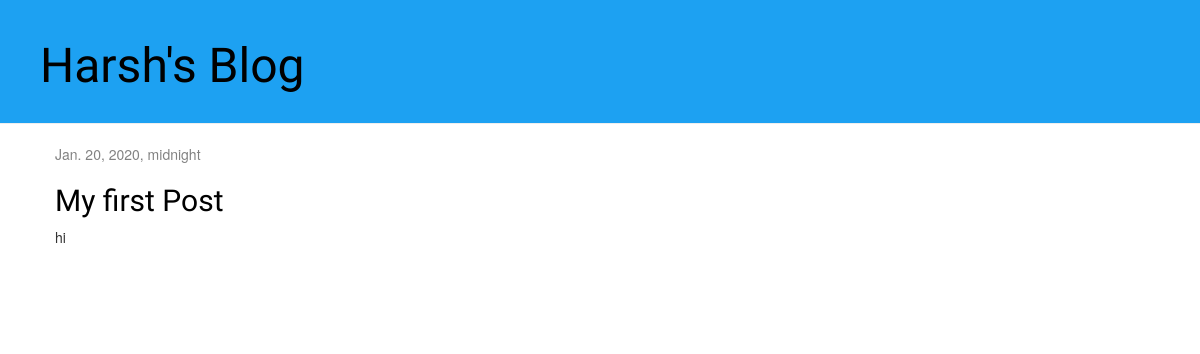
Before: / with the older database file.
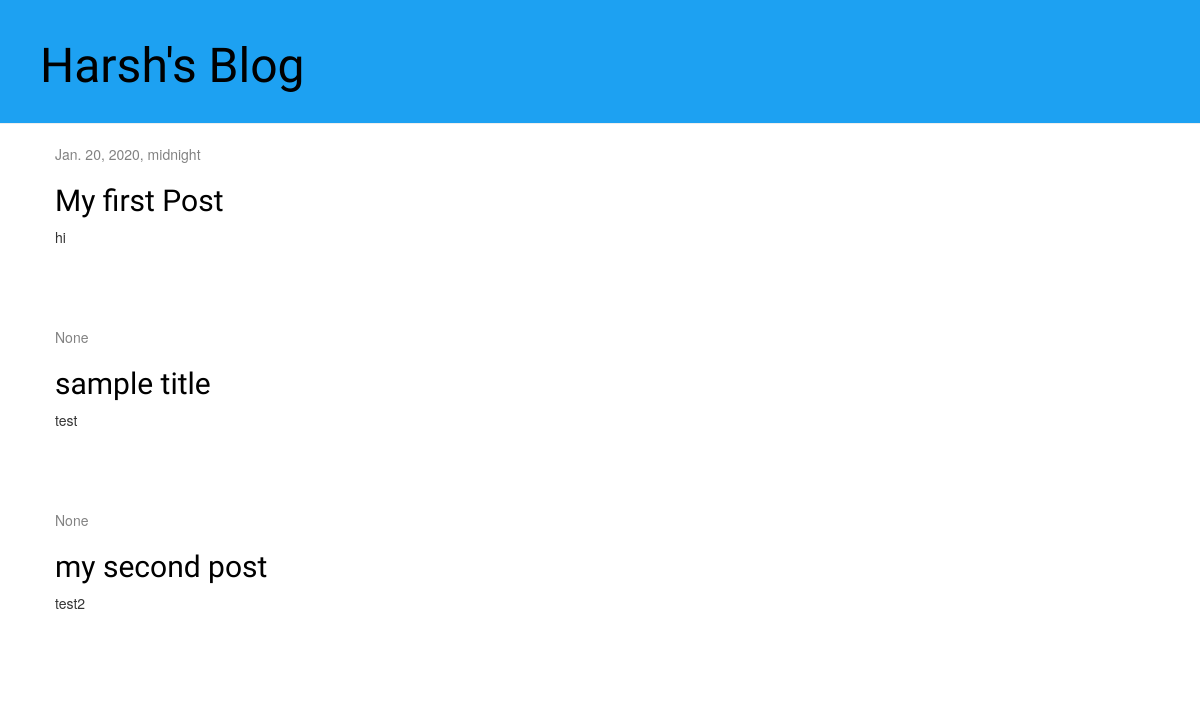
After: the same page with the newer database file.
### blog/models.py (models this page shows, shortened)
class Post(models.Model):
    author=models.ForeignKey(settings.AUTH_USER_MODEL, on_delete=models.CASCADE)
    title=models.CharField(max_length=200)
    text=models.TextField()
    created_date=models.DateTimeField(default=timezone.now)
    published_date=models.DateTimeField(blank=True, null=True)

### blog/views.py (the view)
# urls.py: path('',views.post_list,name='post_list'),
def post_list(request):
    posts=Post.objects.all()
    return render(request,'blog/post_list.html',{'posts':posts})

### blog/templates/blog/post_list.html
{% extends 'blog/base.html' %}
{% block content %}
	{% for post in posts %}
		 <div class="post">
            <div class="date">
                {{ post.published_date }}
            </div>
            <h2><a href="{% url 'post_detail' pk=post.pk %}">{{ post.title }}</a></h2>
            <p>{{ post.text|linebreaksbr }}</p>
        </div>
	{% endfor %}
{% endblock %}

### blog/templates/blog/base.html (shortened to what this page needs)
{% load static %}
<html>
	<head>
		<link rel="stylesheet" href="//maxcdn.bootstrapcdn.com/bootstrap/3.2.0/css/bootstrap.min.css">
		<link rel="stylesheet" href="//maxcdn.bootstrapcdn.com/bootstrap/3.2.0/css/bootstrap-theme.min.css">
		<link rel="stylesheet" href="{% static 'css/blog.css' %}">
	</head>
	<body>
		<div class="page-header">
			<h1><a href="/">Harsh's Blog</a></h1>
		</div>
		<div class="content container">
			<div class="row">
				<div class="col-md-8">
						{% block content %}
						{% endblock %}
	            </div>
			</div>
		</div>
	</body>
</html>

### blog/static/css/blog.css (style rules this page uses)
.page-header { background-color:#1DA1F2; margin-top:0; padding: 20px 20px 20px 40px; }
.page-header,.page-header h1 a, .page-header h1 a:visited , .page-header h1 a:active { color:#000000; font-size:36pt; text-decoration:none; }
h1,h2,h3,h4 { font-family:'Lobster',cursive; }
.content { margin-left:40px; }
.date { color: #828282; }
.post { margin-bottom:80px; }
.post h2 a, .post h2 a:visited { color:#000000; }

Changed rows visible on the page:
added Post: published_date "None", title "sample title", text "test"
added Post: published_date "None", title "my second post", text "test2"
